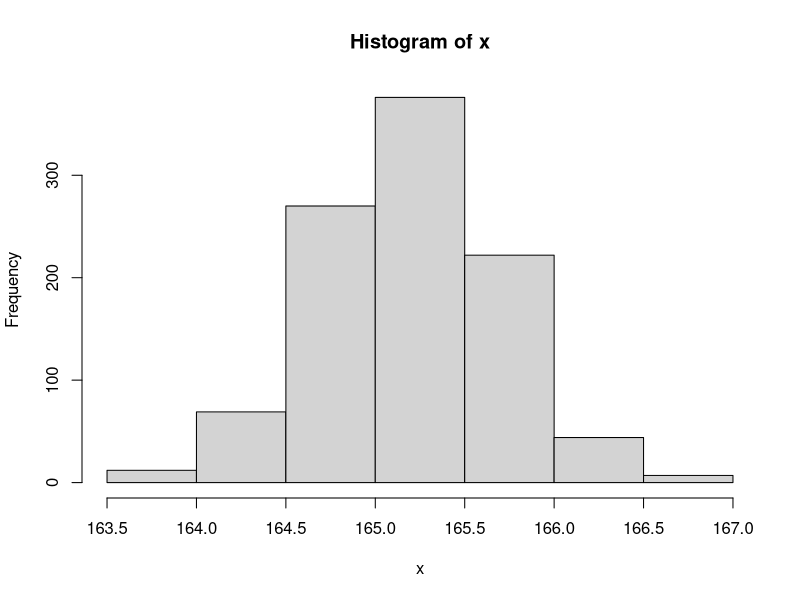

Reproduce this figure in R.
# chap10_Hypothesis_Test

# 가설(Hypothesis) : 어떤 사건을 설명하기 위한 가정 
# 검정(test) : 표본에 의해서 구해진 통계량으로 가설 채택/기각 과정 
# 추정(estimation) : 표본을 통해서 모집단을 확률적으로 추측   


# 검정통계량 : 표본에 의해서 계산된 통계량(표본평균, 표본표준편차)
# 모수 : 모집단에 의해서 나온 통계량(모평균, 모표준편차)  
# 오차 : 검정통계량과 모수 간의 차이 
# 오차범위 : 오차범위가 벗어나면 모수와 차이가 있다고 본다.
# 유의수준 : 오차 범위의 기준(통상 : 알파=0.05)


# 추정 방법 
# 1) 점 추정 : 제시된 한 개의 값과 검정통계량을 직접 비교하여
#    가설 기각유무를 결정 
# ex) 우리나라 중학교 2학년 남학생 평균키는 165.2cm로 추정

# 2) 구간 추정 : 신뢰구간과 검정통계량을 비교하여 가설 기각유무 결정 
# 신뢰구간 : 오차범위에 의해서 결정된 하한값과 상한값의 범위 
# ex) 우리나라 중학교 2학년 남학생 평균키는 164.5 ~ 165.5cm로 추정


#######################################################
#가설과 검정 
#######################################################

#귀무가설(H0) : 중2 남학생 평균키는 165.2~165.3 cm로 추정(구간 추청)

#모집단 -> 표준(1000명)
x <- rnorm(1000,mean = 165.2, sd=0.5)
length(x)
hist(x)

#정규성검정(H0:정규분포와 차이가 없다 -채택)
shapiro.test(x)
#W= 0.99924, p-value = 0.9645
#W :검정통계량 -> P-value :유의 확률
#검정 : P-value >= 알파 (0.05)


#1.평균 차이 검정

t.test(x, mu=165.2)

# t = 0.0090842, df = 999, :검정통계량(t, df)
# p-value = 0.9928 P>=알파(0.05) 
# alternative hypothesis: true mean is not equal to 165.2 
# 95 percent confidence interval 95% 신뢰수준
#: 165.1681~ 165.2322 :신뢰구간(채택역)
# sample estimates: mean of x 165.2001
#  mean of x : x 실제 평균
#165.2001 


#2. 기각역의 평균 검정 

t.test(x,mu=165.1)
#귀무가설 : 평균키가 165.2cm와 차이가 없다.

# t = 6.1258, df = 999, 
# p-value = 1.296e-09 < 알파(0.05)
# alternative hypothesis: true mean is not equal to 165.1
# 95 percent confidence interval:
#   165.1681 ~ 165.2322 :기각역 
# 



?t.test
#3. 신뢰수준 : 99% 
 t.test(x,mu=165.21, conf.level=0.99)
# t = -0.60259, df = 999, p-value = 0.5469
# alternative hypothesis: true mean is not equal to 165.21
# 99 percent confidence interval:
#   165.1580~165.2423 

#[해설] 신뢰수준 향상 -> 채택역 확장 





















